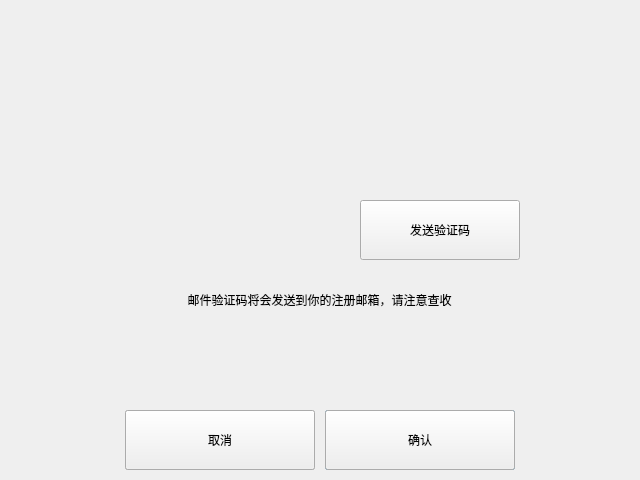
<?xml version="1.0" encoding="UTF-8"?>
<ui version="4.0">
 <class>changePassDialog</class>
 <widget class="QDialog" name="changePassDialog">
  <property name="geometry">
   <rect>
    <x>0</x>
    <y>0</y>
    <width>640</width>
    <height>480</height>
   </rect>
  </property>
  <property name="minimumSize">
   <size>
    <width>640</width>
    <height>480</height>
   </size>
  </property>
  <property name="maximumSize">
   <size>
    <width>640</width>
    <height>480</height>
   </size>
  </property>
  <property name="windowTitle">
   <string>Dialog</string>
  </property>
  <property name="styleSheet">
   <string notr="true">font: 75 12pt &quot;微软雅黑&quot;;</string>
  </property>
  <widget class="QWidget" name="inputPassWidget" native="true">
   <property name="geometry">
    <rect>
     <x>0</x>
     <y>0</y>
     <width>640</width>
     <height>480</height>
    </rect>
   </property>
   <widget class="InteractiveButtonBase" name="confirmPassButton">
    <property name="geometry">
     <rect>
      <x>325</x>
      <y>410</y>
      <width>190</width>
      <height>60</height>
     </rect>
    </property>
    <property name="text">
     <string>确定</string>
    </property>
   </widget>
   <widget class="LabeledEdit" name="passInput_2" native="true">
    <property name="geometry">
     <rect>
      <x>120</x>
      <y>240</y>
      <width>400</width>
      <height>60</height>
     </rect>
    </property>
   </widget>
   <widget class="LabeledEdit" name="passInput_1" native="true">
    <property name="geometry">
     <rect>
      <x>120</x>
      <y>120</y>
      <width>400</width>
      <height>60</height>
     </rect>
    </property>
   </widget>
   <widget class="InteractiveButtonBase" name="cancelButton_2">
    <property name="geometry">
     <rect>
      <x>125</x>
      <y>410</y>
      <width>190</width>
      <height>60</height>
     </rect>
    </property>
    <property name="text">
     <string>取消</string>
    </property>
   </widget>
  </widget>
  <widget class="QWidget" name="sendEmailWidget" native="true">
   <property name="geometry">
    <rect>
     <x>0</x>
     <y>0</y>
     <width>640</width>
     <height>480</height>
    </rect>
   </property>
   <widget class="LabeledEdit" name="emailCodeInput" native="true">
    <property name="geometry">
     <rect>
      <x>120</x>
      <y>340</y>
      <width>400</width>
      <height>60</height>
     </rect>
    </property>
   </widget>
   <widget class="LabeledEdit" name="captchaLabelInput" native="true">
    <property name="geometry">
     <rect>
      <x>120</x>
      <y>200</y>
      <width>240</width>
      <height>60</height>
     </rect>
    </property>
   </widget>
   <widget class="LabeledEdit" name="userIDInput" native="true">
    <property name="geometry">
     <rect>
      <x>120</x>
      <y>20</y>
      <width>400</width>
      <height>60</height>
     </rect>
    </property>
   </widget>
   <widget class="InteractiveButtonBase" name="confirmButton">
    <property name="geometry">
     <rect>
      <x>325</x>
      <y>410</y>
      <width>190</width>
      <height>60</height>
     </rect>
    </property>
    <property name="text">
     <string>确认</string>
    </property>
   </widget>
   <widget class="InteractiveButtonBase" name="sendButton">
    <property name="geometry">
     <rect>
      <x>360</x>
      <y>200</y>
      <width>160</width>
      <height>60</height>
     </rect>
    </property>
    <property name="text">
     <string>发送验证码</string>
    </property>
   </widget>
   <widget class="InteractiveButtonBase" name="cancelButton">
    <property name="geometry">
     <rect>
      <x>125</x>
      <y>410</y>
      <width>190</width>
      <height>60</height>
     </rect>
    </property>
    <property name="text">
     <string>取消</string>
    </property>
   </widget>
   <widget class="CaptchaBox" name="captchaLabel" native="true">
    <property name="geometry">
     <rect>
      <x>120</x>
      <y>90</y>
      <width>400</width>
      <height>100</height>
     </rect>
    </property>
   </widget>
   <widget class="QLabel" name="label">
    <property name="geometry">
     <rect>
      <x>89</x>
      <y>270</y>
      <width>461</width>
      <height>60</height>
     </rect>
    </property>
    <property name="text">
     <string>邮件验证码将会发送到你的注册邮箱，请注意查收</string>
    </property>
    <property name="alignment">
     <set>Qt::AlignCenter</set>
    </property>
   </widget>
  </widget>
 </widget>
 <customwidgets>
  <customwidget>
   <class>InteractiveButtonBase</class>
   <extends>QPushButton</extends>
   <header location="global">interactive_buttons/interactivebuttonbase.h</header>
  </customwidget>
  <customwidget>
   <class>LabeledEdit</class>
   <extends>QWidget</extends>
   <header location="global">labeled_edit/labelededit.h</header>
   <container>1</container>
  </customwidget>
  <customwidget>
   <class>CaptchaBox</class>
   <extends>QWidget</extends>
   <header location="global">captchabox/captchabox.h</header>
   <container>1</container>
  </customwidget>
 </customwidgets>
 <tabstops>
  <tabstop>sendButton</tabstop>
  <tabstop>confirmButton</tabstop>
  <tabstop>confirmPassButton</tabstop>
  <tabstop>cancelButton_2</tabstop>
  <tabstop>cancelButton</tabstop>
 </tabstops>
 <resources/>
 <connections/>
</ui>
